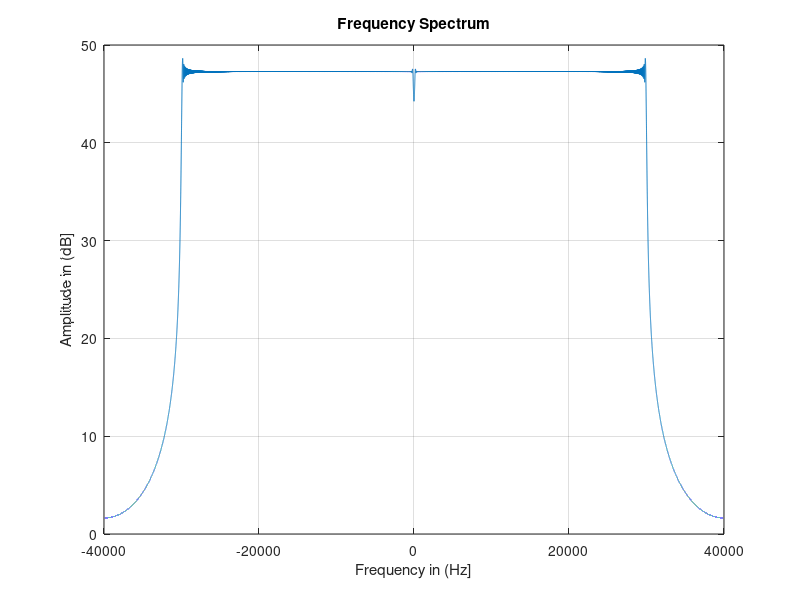
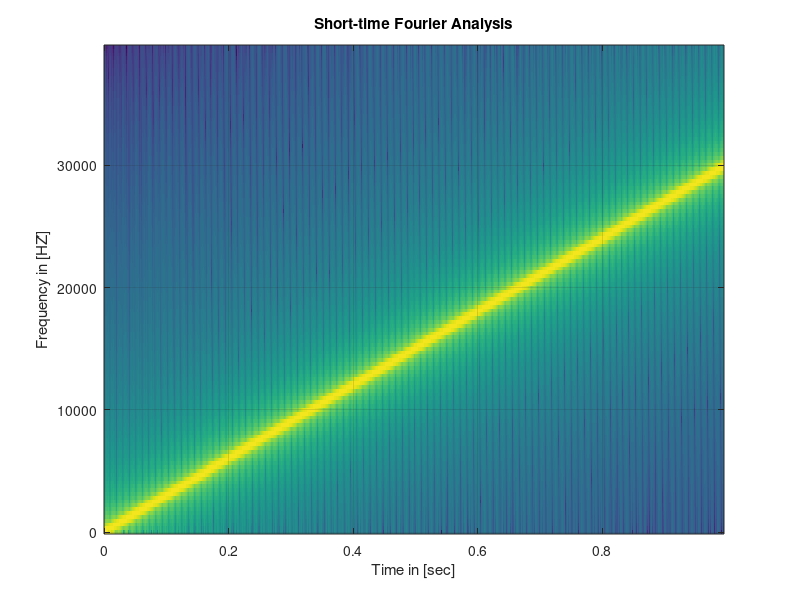

Write MATLAB code to recreate these figures, in order.
clc
clear all
close all

pkg load signal


Fs = 80e3;
Fstart = 0;
Fstop = 30e3;
Tchirp =1;

t= 0:1/Fs:Tchirp-1/Fs;

x =sin (2* pi* (Fstart*t + (Fstop-Fstart) / (2*Tchirp)*t.^2));
Nfft = length(x);

f = (-Nfft/2:Nfft/2-1)*Fs/Nfft;
X = fft(x,Nfft);

figure
plot (f, 20* log10 (abs (fftshift(X) )))
xlabel ('Frequency in (Hz]')
ylabel ('Amplitude in (dB]')
grid on
title ('Frequency Spectrum')

figure
specgram(x,256,Fs)
xlabel('Time in [sec]')
ylabel('Frequency in [HZ]')
grid on
title('Short-time Fourier Analysis')

